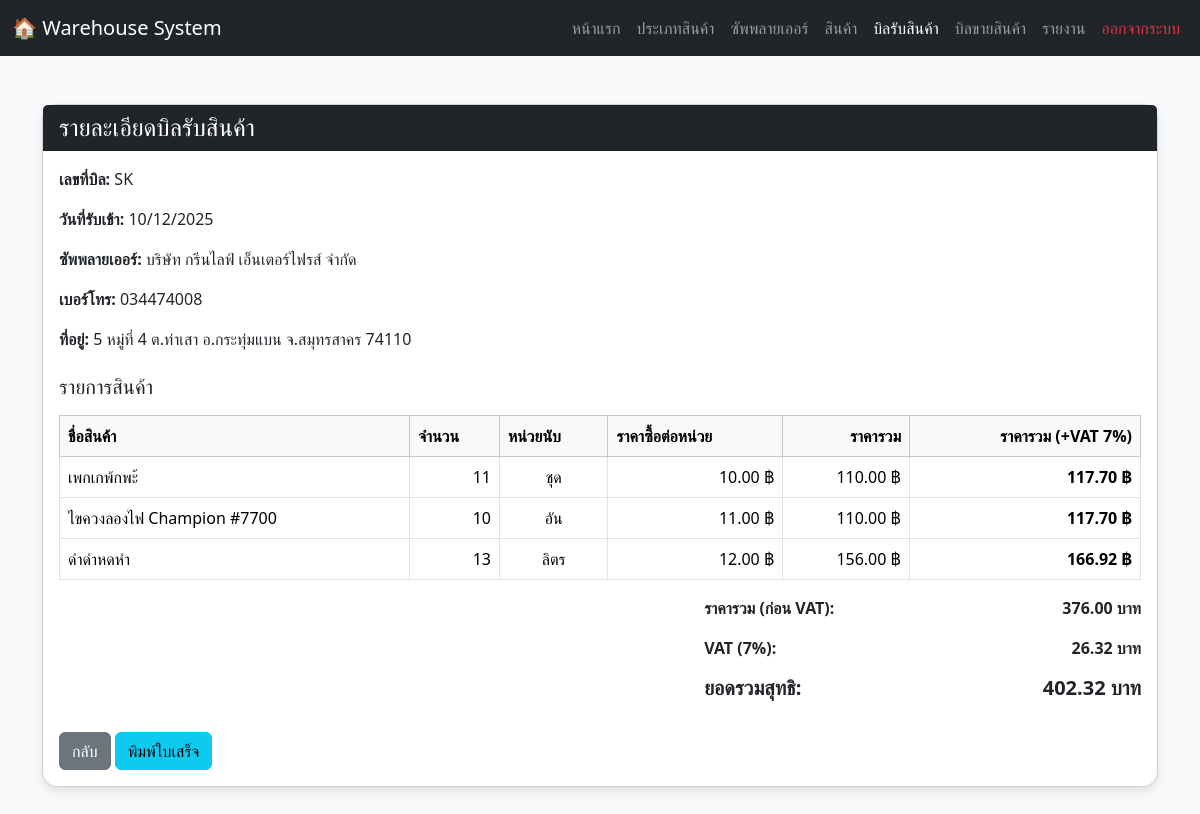
The app's page /purchase_detail.php?id=50 (signed in) with its own data.
### tables this page shows
CREATE TABLE `purchases` (
  `purchase_id` int(11) NOT NULL,
  `purchase_number` varchar(50) NOT NULL,
  `user_id` int(11) DEFAULT NULL,
  `supplier_id` int(11) DEFAULT NULL,
  `purchase_date` date DEFAULT NULL,
  `total_amount` decimal(12,2) DEFAULT NULL
);

CREATE TABLE `suppliers` (
  `supplier_id` int(11) NOT NULL,
  `supplier_name` varchar(150) NOT NULL,
  `address` varchar(255) DEFAULT NULL,
  `phone` varchar(50) DEFAULT NULL,
  `description` text DEFAULT NULL
);

CREATE TABLE `purchase_details` (
  `purchase_detail_id` int(11) NOT NULL,
  `purchase_id` int(11) DEFAULT NULL,
  `product_id` int(11) DEFAULT NULL,
  `quantity` int(11) NOT NULL,
  `purchase_price` decimal(10,2) NOT NULL
);

CREATE TABLE `products` (
  `product_id` int(11) NOT NULL,
  `product_name` varchar(150) NOT NULL,
  `product_unit` varchar(50) NOT NULL,
  `category_id` int(11) DEFAULT NULL,
  `stock_quantity` decimal(10,2) NOT NULL DEFAULT 0.00,
  `selling_price` decimal(10,2) NOT NULL DEFAULT 0.00,
  `reorder_level` decimal(10,2) NOT NULL DEFAULT 0.00,
  `image_path` varchar(255) DEFAULT NULL
);

### purchase_detail.php (the view, shortened to what this page needs)
<?php
include 'connection.php';
$purchase_id = $_GET['id'];
$sqlHeader = "SELECT p.purchase_id, p.purchase_number, p.purchase_date,
                      s.supplier_name, s.phone, s.address, p.total_amount
               FROM purchases p
               LEFT JOIN suppliers s ON p.supplier_id = s.supplier_id
               WHERE p.purchase_id = ?";
$stmt = $conn->prepare($sqlHeader);
$stmt->bind_param("i", $purchase_id);
$stmt->execute();
$headerResult = $stmt->get_result();
$purchase = $headerResult->fetch_assoc();
$sqlItems = "SELECT d.product_id, pr.product_name, pr.product_unit, d.quantity, d.purchase_price,
                    (d.quantity * d.purchase_price) AS total
             FROM purchase_details d
             LEFT JOIN products pr ON d.product_id = pr.product_id
             WHERE d.purchase_id = ?";
$stmt2 = $conn->prepare($sqlItems);
$stmt2->bind_param("i", $purchase_id);
$stmt2->execute();
$itemsResult = $stmt2->get_result();
$price_header = "ราคาซื้อต่อหน่วย";
$all_items = [];
if ($itemsResult->num_rows > 0) {
    while($item = $itemsResult->fetch_assoc()) {
        $all_items[] = $item;
    }
}
?>
<!DOCTYPE html>
<html lang="th">
<head>
<link href="https://cdn.jsdelivr.net/npm/bootstrap@5.3.2/dist/css/bootstrap.min.css" rel="stylesheet">
</head>
<body>
  <nav class="navbar navbar-expand-lg navbar-dark bg-dark">
    <div class="container-fluid">
      <a class="navbar-brand" href="#">🏠 Warehouse System</a>
      <div class="collapse navbar-collapse" id="navbarNav">
        <ul class="navbar-nav ms-auto">
          <li class="nav-item"><a class="nav-link" href="homepage.php">หน้าแรก</a></li>
          <li class="nav-item"><a class="nav-link" href="categories.php">ประเภทสินค้า</a></li>
          <li class="nav-item"><a class="nav-link" href="suppliers.php">ซัพพลายเออร์</a></li>
          <li class="nav-item"><a class="nav-link" href="products.php">สินค้า</a></li>
          <li class="nav-item"><a class="nav-link active" href="warehouse_page.php">บิลรับสินค้า</a></li>
          <li class="nav-item"><a class="nav-link" href="warehouse_sale.php">บิลขายสินค้า</a></li>
          <li class="nav-item"><a class="nav-link" href="report.php">รายงาน</a></li>
          <li class="nav-item"><a class="nav-link text-danger" href="logout.php">ออกจากระบบ</a></li>
        </ul>
      </div>
    </div>
  </nav>
<div class="container mt-5 mb-5">
  <div class="card">
    <div class="card-header bg-dark text-white">
      <h4 class="mb-0">รายละเอียดบิลรับสินค้า</h4>
    </div>
    <div class="card-body">
      <?php if ($purchase): ?>
        <div class="mb-3">
          <p><strong>เลขที่บิล:</strong> <?= htmlspecialchars($purchase['purchase_number']) ?></p>
          <p><strong>วันที่รับเข้า:</strong> <?= date("d/m/Y", strtotime($purchase['purchase_date'])) ?></p>
          <p><strong>ซัพพลายเออร์:</strong> <?= htmlspecialchars($purchase['supplier_name']) ?></p>
          <p><strong>เบอร์โทร:</strong> <?= htmlspecialchars($purchase['phone'] ?? '-') ?></p>
          <p><strong>ที่อยู่:</strong> <?= htmlspecialchars($purchase['address'] ?? '-') ?></p>
        </div>
        <h5 class="mt-4"> รายการสินค้า</h5>
        <table class="table table-bordered mt-3">
          <thead class="table-light">
            <tr>
              <th>ชื่อสินค้า</th>
              <th>จำนวน</th>
              <th>หน่วยนับ</th>
              <th><?= $price_header ?></th>
              <th class="text-end">ราคารวม</th>
              <th class="text-end">ราคารวม (+VAT 7%)</th>
            </tr>
          </thead>
          <tbody>
            <?php if (!empty($all_items)): ?>
              <?php foreach ($all_items as $item): ?>
                <tr>
                  <td class="product-name-col"><?= htmlspecialchars($item['product_name']) ?></td>
                  <td class="text-end"><?= number_format($item['quantity'], 0) ?></td>
                  <td class="text-center"><?= htmlspecialchars($item['product_unit']) ?></td>
                  <td class="text-end"><?= number_format($item['purchase_price'], 2) ?> ฿</td>
                  <td class="text-end"><?= number_format($item['total'], 2) ?> ฿</td>
                  <td class="text-end fw-bold"><?= number_format($item['total'] * 1.07, 2) ?> ฿</td>
                </tr>
              <?php endforeach; ?>
            <?php else: ?>
              <tr><td colspan="6" class="text-center text-muted">ไม่มีรายการสินค้าในบิลนี้</td></tr>
            <?php endif; ?>
          </tbody>
        </table>
        <div class="row justify-content-end mt-3">
          <div class="col-md-5">
            <?php
              $subtotal = $purchase['total_amount'];
              $vat = $subtotal * 0.07;
              $grand_total = $subtotal + $vat;
            ?>
            <p class="d-flex justify-content-between"><strong>ราคารวม (ก่อน VAT):</strong> <strong><?= number_format($subtotal, 2) ?> บาท</strong></p>
            <p class="d-flex justify-content-between"><strong>VAT (7%):</strong> <strong><?= number_format($vat, 2) ?> บาท</strong></p>
            <h5 class="d-flex justify-content-between"><strong>ยอดรวมสุทธิ:</strong> <strong><?= number_format($grand_total, 2) ?> บาท</strong></h5>
          </div>
        </div>
      <?php else: ?>
        <div class="alert alert-danger">ไม่พบบิลนี้ในระบบ</div>
      <?php endif; ?>
      <div class="mt-4">
        <a href="warehouse_page.php" class="btn btn-secondary no-print">กลับ</a>
        <button onclick="window.print()" class="btn btn-info no-print">พิมพ์ใบเสร็จ</button>
      </div>
    </div>
  </div>
</div>
</body>
</html>

### purchase_detail.php (style rules this page uses)
body { background-color: #f8f9fa; }
.card { border-radius: 15px; box-shadow: 0 4px 10px rgba(0,0,0,0.1); }
.product-name-col { max-width: 300px; word-wrap: break-word; overflow-wrap: break-word; white-space: normal !important; }

### records on screen
purchases: purchase_number "SK", purchase_date "10/12/2025", supplier.supplier_name "บริษัท กรีนไลฟ์ เอ็นเตอร์ไฟรส์ จำกัด", supplier.phone "034474008", supplier.address "5 หมู่ที่ 4 ต.ท่าเสา อ.กระทุ่มแบน จ.สมุทรสาคร 74110", total_amount "376.00", total_amount "26.32", total_amount "402.32"
purchase_details: product.product_name "เพกเกพ้กพะ้", quantity "11", product.product_unit "ชุด", purchase_price "10.00", total "110.00", total "117.70"
purchase_details: product.product_name "ไขควงลองไฟ Champion #7700", quantity "10", product.product_unit "อัน", purchase_price "11.00", total "110.00", total "117.70"
purchase_details: product.product_name "ดำดำหดหำ", quantity "13", product.product_unit "ลิตร", purchase_price "12.00", total "156.00", total "166.92"

### other values on screen
$price_header "ราคาซื้อต่อหน่วย"
